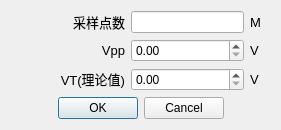
<?xml version="1.0" encoding="UTF-8"?>
<ui version="4.0">
 <class>StaticSettingsDialogClass</class>
 <widget class="QDialog" name="StaticSettingsDialogClass">
  <property name="geometry">
   <rect>
    <x>0</x>
    <y>0</y>
    <width>281</width>
    <height>121</height>
   </rect>
  </property>
  <property name="windowTitle">
   <string>STATIC设置</string>
  </property>
  <layout class="QGridLayout" name="gridLayout_2">
   <item row="0" column="0">
    <layout class="QGridLayout" name="gridLayout">
     <item row="0" column="0">
      <widget class="QLabel" name="labl_3">
       <property name="font">
        <font>
         <family>Arial</family>
         <pointsize>10</pointsize>
        </font>
       </property>
       <property name="text">
        <string>采样点数</string>
       </property>
       <property name="alignment">
        <set>Qt::AlignRight|Qt::AlignTrailing|Qt::AlignVCenter</set>
       </property>
      </widget>
     </item>
     <item row="0" column="1">
      <widget class="QLineEdit" name="lineEditNumpt">
       <property name="sizePolicy">
        <sizepolicy hsizetype="Preferred" vsizetype="Fixed">
         <horstretch>0</horstretch>
         <verstretch>0</verstretch>
        </sizepolicy>
       </property>
      </widget>
     </item>
     <item row="1" column="0">
      <widget class="QLabel" name="labl_4">
       <property name="font">
        <font>
         <family>Arial</family>
         <pointsize>10</pointsize>
        </font>
       </property>
       <property name="text">
        <string>&lt;!DOCTYPE HTML PUBLIC &quot;-//W3C//DTD HTML 4.0//EN&quot; &quot;http://www.w3.org/TR/REC-html40/strict.dtd&quot;&gt;
&lt;html&gt;&lt;head&gt;&lt;meta name=&quot;qrichtext&quot; content=&quot;1&quot; /&gt;&lt;style type=&quot;text/css&quot;&gt;
p, li { white-space: pre-wrap; }
&lt;/style&gt;&lt;/head&gt;&lt;body style=&quot; font-family:'Arial'; font-size:10pt; font-weight:400; font-style:normal;&quot;&gt;
&lt;p style=&quot; margin-top:0px; margin-bottom:0px; margin-left:0px; margin-right:0px; -qt-block-indent:0; text-indent:0px;&quot;&gt;Vpp&lt;/p&gt;&lt;/body&gt;&lt;/html&gt;</string>
       </property>
       <property name="alignment">
        <set>Qt::AlignRight|Qt::AlignTrailing|Qt::AlignVCenter</set>
       </property>
      </widget>
     </item>
     <item row="1" column="1">
      <widget class="QDoubleSpinBox" name="doubleSpinVpp">
       <property name="sizePolicy">
        <sizepolicy hsizetype="Preferred" vsizetype="Fixed">
         <horstretch>0</horstretch>
         <verstretch>0</verstretch>
        </sizepolicy>
       </property>
      </widget>
     </item>
     <item row="1" column="2">
      <widget class="QLabel" name="labl_10">
       <property name="minimumSize">
        <size>
         <width>20</width>
         <height>0</height>
        </size>
       </property>
       <property name="maximumSize">
        <size>
         <width>20</width>
         <height>16777215</height>
        </size>
       </property>
       <property name="font">
        <font>
         <family>Arial</family>
         <pointsize>10</pointsize>
        </font>
       </property>
       <property name="text">
        <string>V</string>
       </property>
      </widget>
     </item>
     <item row="2" column="0">
      <widget class="QLabel" name="labl_5">
       <property name="font">
        <font>
         <family>Arial</family>
         <pointsize>10</pointsize>
        </font>
       </property>
       <property name="text">
        <string>&lt;!DOCTYPE HTML PUBLIC &quot;-//W3C//DTD HTML 4.0//EN&quot; &quot;http://www.w3.org/TR/REC-html40/strict.dtd&quot;&gt;
&lt;html&gt;&lt;head&gt;&lt;meta name=&quot;qrichtext&quot; content=&quot;1&quot; /&gt;&lt;style type=&quot;text/css&quot;&gt;
p, li { white-space: pre-wrap; }
&lt;/style&gt;&lt;/head&gt;&lt;body style=&quot; font-family:'Arial'; font-size:10pt; font-weight:400; font-style:normal;&quot;&gt;
&lt;p style=&quot; margin-top:0px; margin-bottom:0px; margin-left:0px; margin-right:0px; -qt-block-indent:0; text-indent:0px;&quot;&gt;VT(理论值)&lt;/p&gt;&lt;/body&gt;&lt;/html&gt;</string>
       </property>
       <property name="alignment">
        <set>Qt::AlignRight|Qt::AlignTrailing|Qt::AlignVCenter</set>
       </property>
      </widget>
     </item>
     <item row="2" column="1">
      <widget class="QDoubleSpinBox" name="doubleSpinVT">
       <property name="sizePolicy">
        <sizepolicy hsizetype="Preferred" vsizetype="Fixed">
         <horstretch>0</horstretch>
         <verstretch>0</verstretch>
        </sizepolicy>
       </property>
      </widget>
     </item>
     <item row="2" column="2">
      <widget class="QLabel" name="labl_11">
       <property name="font">
        <font>
         <family>Arial</family>
         <pointsize>10</pointsize>
        </font>
       </property>
       <property name="text">
        <string>V</string>
       </property>
      </widget>
     </item>
     <item row="0" column="2">
      <widget class="QLabel" name="labl_14">
       <property name="minimumSize">
        <size>
         <width>20</width>
         <height>0</height>
        </size>
       </property>
       <property name="maximumSize">
        <size>
         <width>20</width>
         <height>16777215</height>
        </size>
       </property>
       <property name="font">
        <font>
         <family>Arial</family>
         <pointsize>10</pointsize>
        </font>
       </property>
       <property name="text">
        <string>M</string>
       </property>
      </widget>
     </item>
    </layout>
   </item>
   <item row="1" column="0">
    <widget class="QDialogButtonBox" name="buttonBox">
     <property name="orientation">
      <enum>Qt::Horizontal</enum>
     </property>
     <property name="standardButtons">
      <set>QDialogButtonBox::Cancel|QDialogButtonBox::Ok</set>
     </property>
     <property name="centerButtons">
      <bool>true</bool>
     </property>
    </widget>
   </item>
  </layout>
 </widget>
 <layoutdefault spacing="6" margin="11"/>
 <resources/>
 <connections>
  <connection>
   <sender>buttonBox</sender>
   <signal>accepted()</signal>
   <receiver>StaticSettingsDialogClass</receiver>
   <slot>accept()</slot>
   <hints>
    <hint type="sourcelabel">
     <x>140</x>
     <y>205</y>
    </hint>
    <hint type="destinationlabel">
     <x>140</x>
     <y>113</y>
    </hint>
   </hints>
  </connection>
  <connection>
   <sender>buttonBox</sender>
   <signal>rejected()</signal>
   <receiver>StaticSettingsDialogClass</receiver>
   <slot>reject()</slot>
   <hints>
    <hint type="sourcelabel">
     <x>140</x>
     <y>205</y>
    </hint>
    <hint type="destinationlabel">
     <x>140</x>
     <y>113</y>
    </hint>
   </hints>
  </connection>
 </connections>
</ui>
